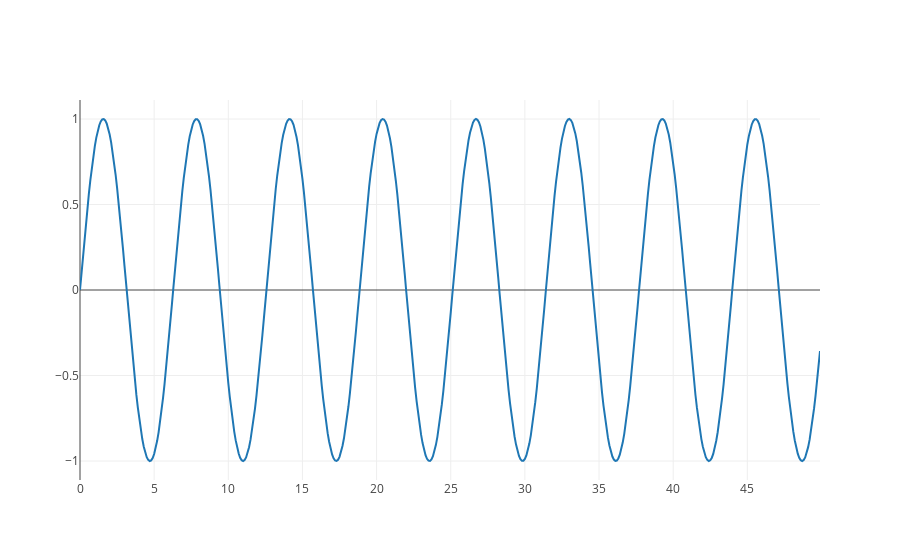

Notebook cell for this chart:
### Code cell
iplot([
    {
    "x": np.arange(0,50,0.1),
    "y": [np.sin(i) for i in np.arange(0,50,0.1)]
    }
])

### Figure 1 — Plotly figure (JSON) as saved in the notebook; plotly's stock layout.template omitted (floating-point values rounded to 4 significant figures; data arrays with more than 128 entries replaced by an {"elided": "..."} marker saying what was removed)
{"data": [{"x": {"elided": "500 float values"}, "y": {"elided": "500 float values"}}], "layout": {}}
